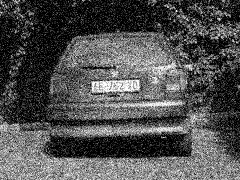
%> input picture Image3.bmp, 240 x 180 px
$ octave immg3.m   (GNU Octave 9; MATLAB toolbox functions it lacks are replaced by stand-ins)
%> lines starting %> are read from the running program, lines starting %| are printed output that depends on the picture
% Load the input image
inputImage = imread('Image3.bmp');
%> inputImage is the input picture: size 180x240 uint8; min 0, max 255, mean 80.7

% Display original image with noise
figure;
imshow(inputImage);
title('image3 (Salt & Pepper Noise)');

% Convert to grayscale if input is RGB

if size(inputImage, 3) == 3
    grayScaleImg = rgb2gray(inputImage);
else
    grayScaleImg = inputImage;
end

% Apply median filtering with a 3x3 kernel to reduce salt & pepper noise

medianFilteredImg = medfilt2(grayScaleImg, [3 3]);
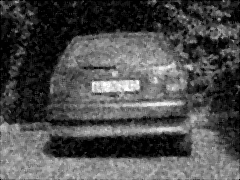
%> medianFilteredImg: size 180x240 uint8; min 0, max 254, mean 77.3

% Show median filtered image
figure;
imshow(medianFilteredImg);
title('Median Filter (3x3)');

% Create and apply an averaging filter (3x3 kernel) for noise smoothing

avgKernel = fspecial('average', [3 3]);
averageFilteredImg = imfilter(grayScaleImg, avgKernel, 'replicate');
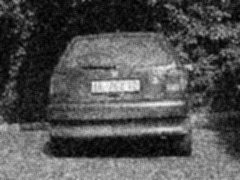
%> averageFilteredImg: size 180x240 uint8; min 0, max 252, mean 80.7

% Display average filtered image
figure;
imshow(averageFilteredImg);
title('Average Filter (3x3)');

% Side-by-side comparison of original noisy, median filtered, and average filtered images

figure;
subplot(1,3,1), imshow(grayScaleImg), title('Original Noisy');
subplot(1,3,2), imshow(medianFilteredImg), title('Median Filtered');
subplot(1,3,3), imshow(averageFilteredImg), title('Average Filtered');
sgtitle('Noise Reduction Techniques Comparison');

$ run again, with Imag2.JPG saved as Image3.bmp
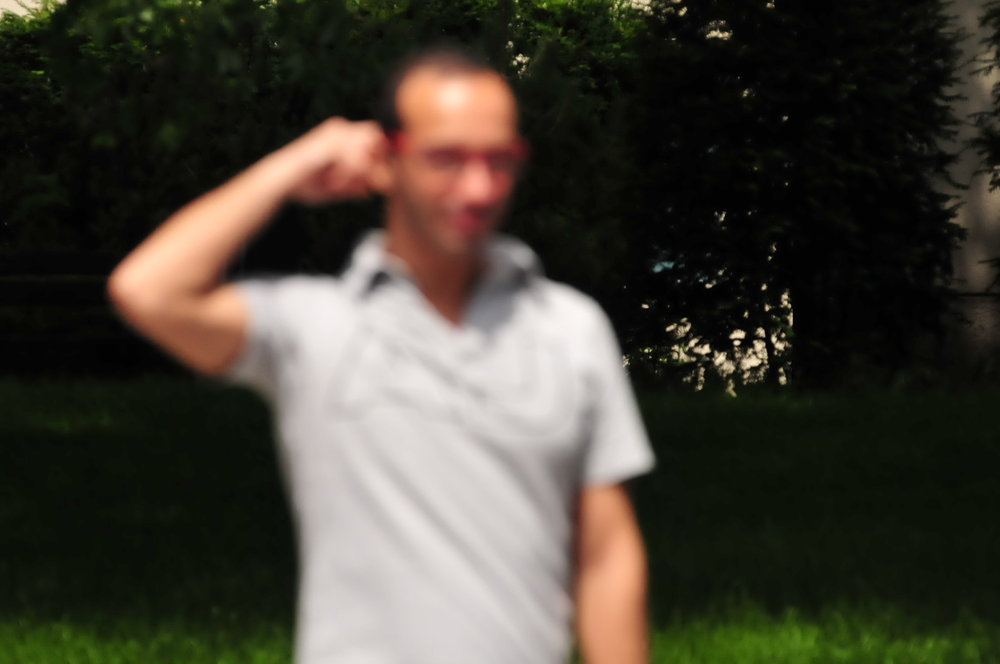
%> input picture Imag2.JPG, 1000 x 664 px, shrunk from 2144 x 1424 before the run
%> inputImage is the input picture: size 664x1000x3 uint8; mean R, G, B 68.5, 64, 53.7
%> `grayScaleImg = rgb2gray(inputImage);`:
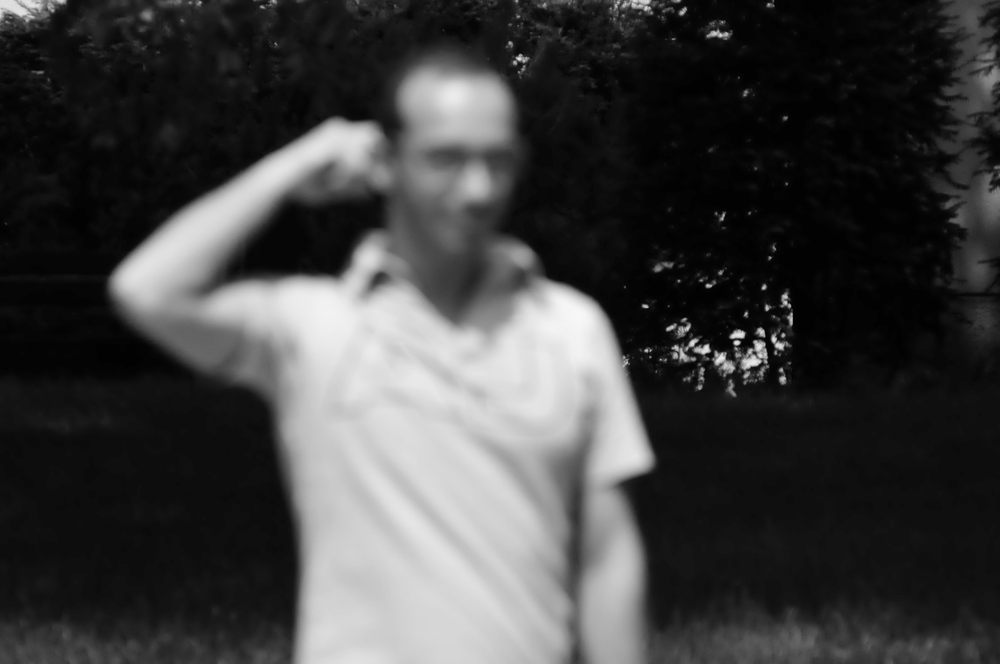
%> grayScaleImg: size 664x1000 uint8; min 0, max 247, mean 64.2

$ run again, with Image1.jpg saved as Image3.bmp
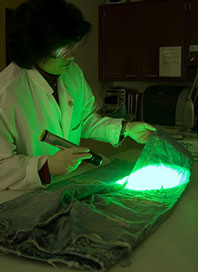
%> input picture Image1.jpg, 198 x 272 px
%> inputImage is the input picture: size 272x198x3 uint8; mean R, G, B 42.7, 69, 32.5
%> `grayScaleImg = rgb2gray(inputImage);`:
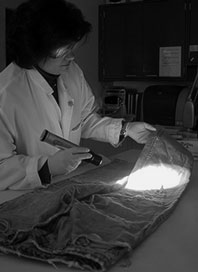
%> grayScaleImg: size 272x198 uint8; min 0, max 252, mean 57

$ run again, with Image4.jpg saved as Image3.bmp
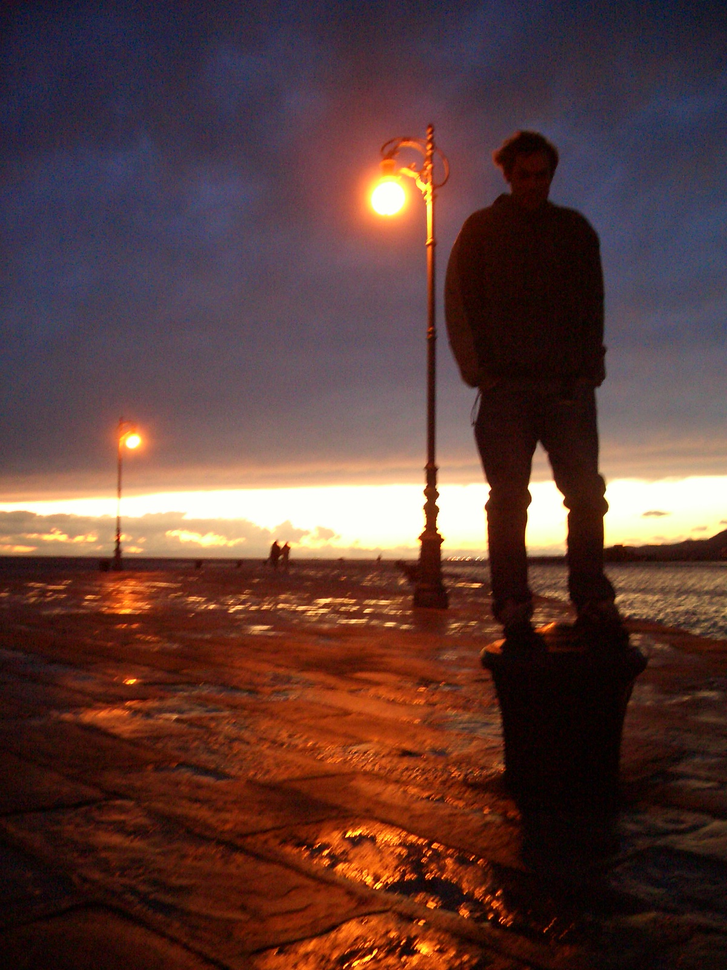
%> input picture Image4.jpg, 727 x 970 px, shrunk from 1200 x 1600 before the run
%> inputImage is the input picture: size 970x727x3 uint8; mean R, G, B 91.4, 59.8, 55.3
%> `grayScaleImg = rgb2gray(inputImage);`:
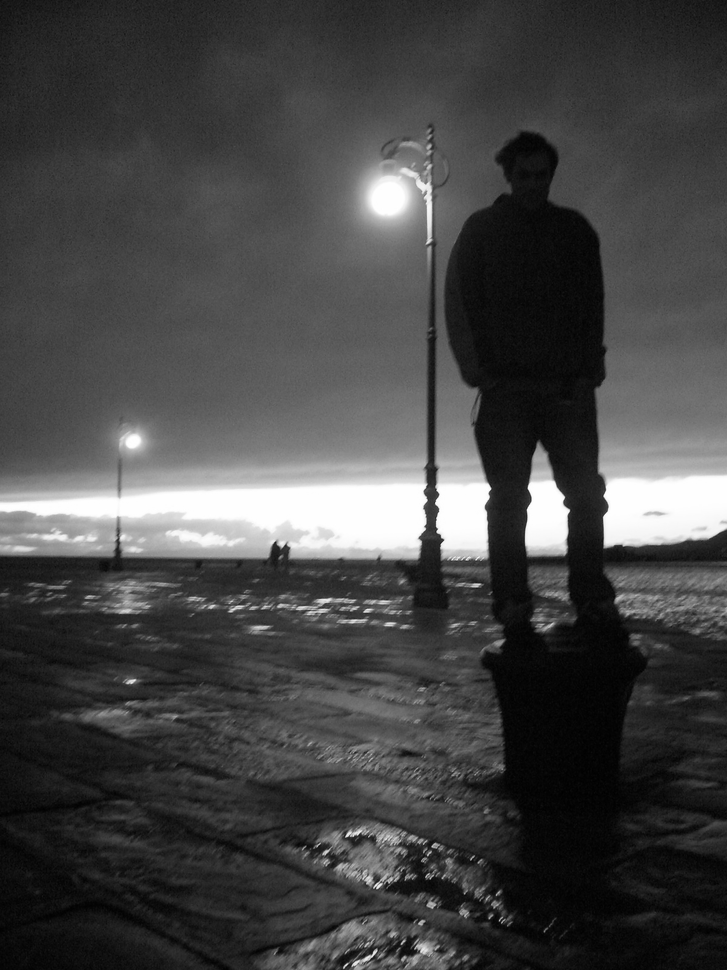
%> grayScaleImg: size 970x727 uint8; min 0, max 255, mean 68.8
